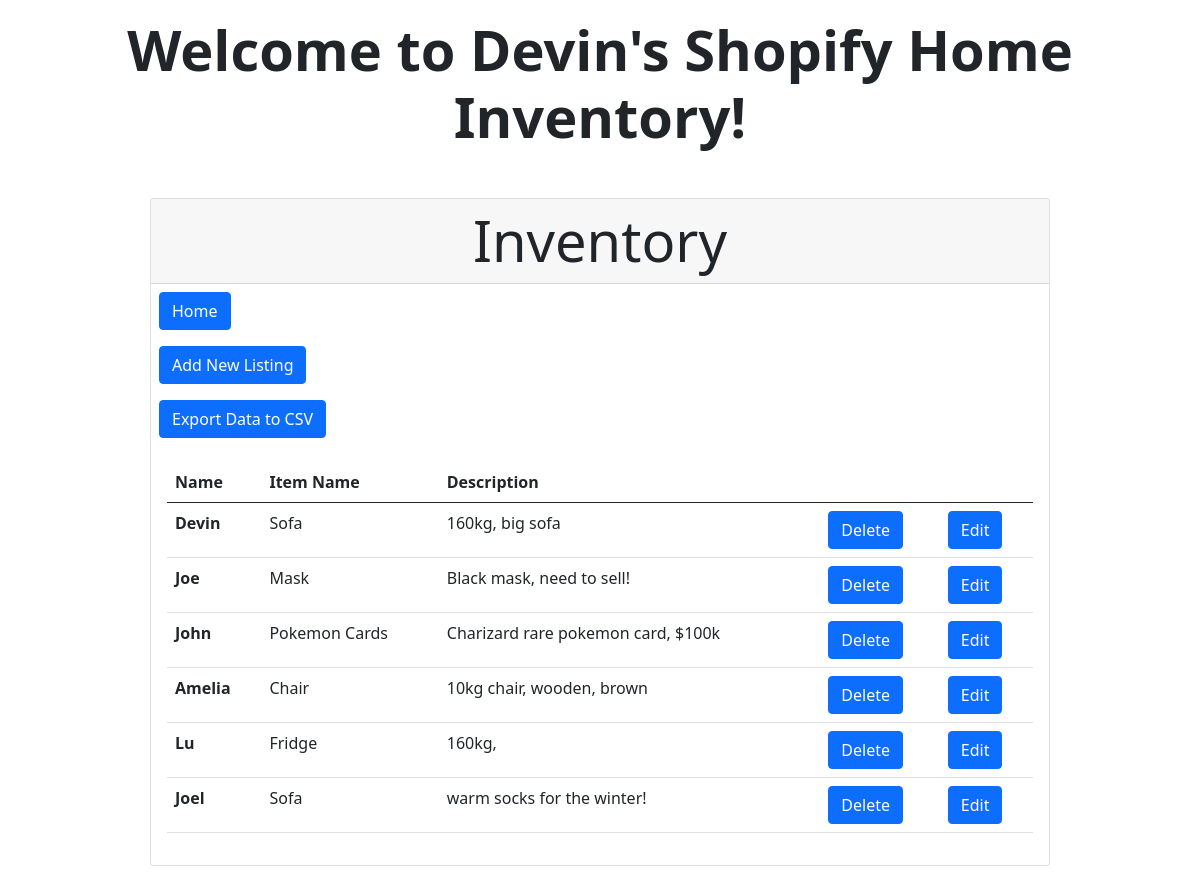
Page /listings on the earlier database version.
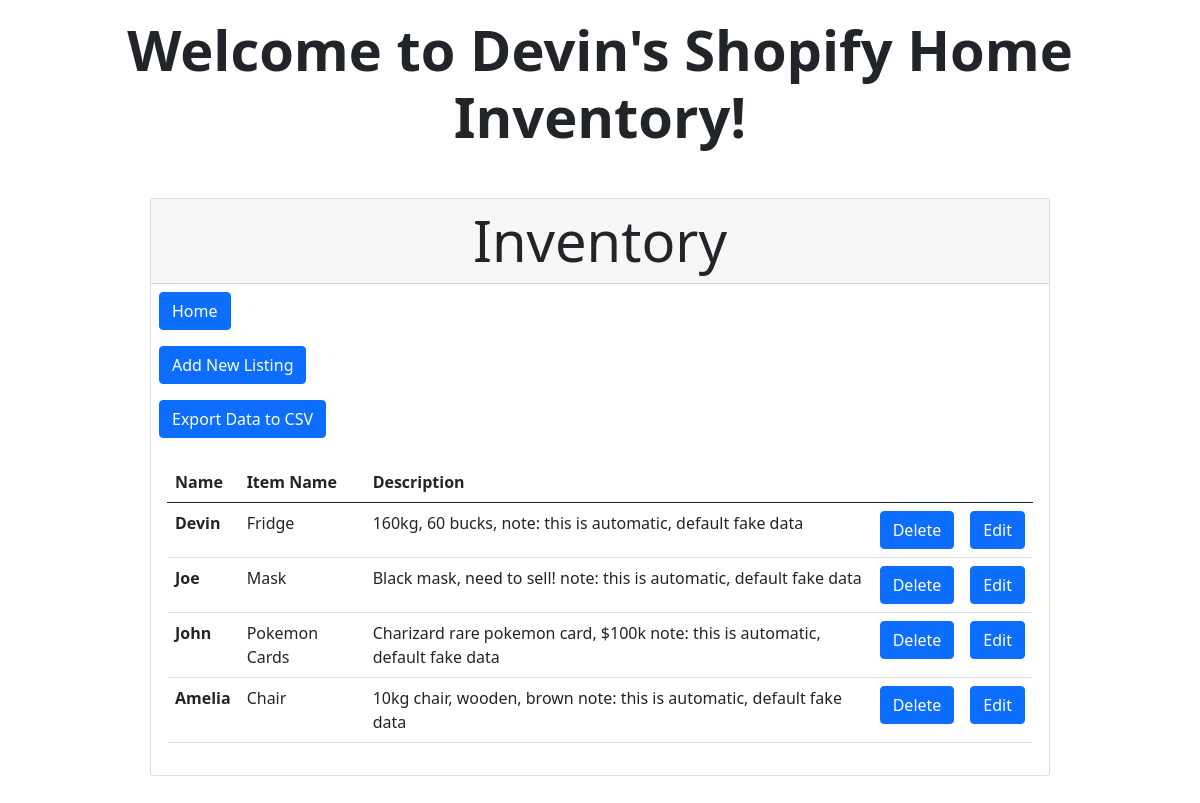
Same page on the later database version.
### website/models.py (models this page shows, shortened)
class Item(db.Model):
    name = db.Column(db.String(26), primary_key=True)
    description = db.Column(db.String(160), nullable=False)
    item_name = db.Column(db.String(50), nullable=False)

### website/views.py (the view)
@views.route('/listings')
def listings():
    items = Item.query.all()
    context = {
        "inventory": items
    }
    return render_template("listings.html", context=context)

### website/templates/listings.html
{% extends "base.html" %}
{% block content %}
<div class="card mx-auto w-75 my-5">
    <h1 class="card-header card-title text-center display-4">Inventory</h1>
    <a href="/"><button type="button" class="btn btn-primary m-2">Home</button></a>
    <a href="/new-listing"><button type="button" class="btn btn-primary m-2">Add New Listing</button></a>
    <a href="/export"><button type="button" class="btn btn-primary m-2">Export Data to CSV</button></a>
    <div class="card-body">
        <table class="table table-hover table-responsive">
        <thead>
            <tr>
            <th scope="col">Name</th>
            <th scope="col">Item Name</th>
            <th scope="col">Description</th>
            <th></th>
            <th></th>
            </tr>
        </thead>
        <tbody>
            {% for item in context.inventory %}
                <tr>
                    <th scope="row">{{item.name}}</th>
                    <td>{{item.item_name}}</td>
                    <td>{{item.description}}</td>
                    <td>
                        <a href="/delete/{{item.name}}"><button type="button" class="btn btn-primary">Delete</button></a>
                    </td>
                    <td>
                        <a href="/update/{{item.name}}"><button type="button" class="btn btn-primary">Edit</button></a>
                    </td>
                </tr>
            {% endfor %}
        </tbody>
        </table>
    </div>
</div>
{% endblock %}

### website/templates/base.html (shortened to what this page needs)
<!doctype html>
<html>
    <head>
        {% block head %}
        <link href="https://cdn.jsdelivr.net/npm/bootstrap@5.0.2/dist/css/bootstrap.min.css" rel="stylesheet">
        <link rel="stylesheet" href="https://cdn.jsdelivr.net/npm/bootstrap-icons@1.5.0/font/bootstrap-icons.css">
        {% endblock %}
    </head>
    <body>
        <div class="text-center fw-bold display-4 my-3">Welcome to Devin's Shopify Home Inventory!</div>
        {% block content %}
        {% endblock %}
    </body>
</html>

Differences in the rows shown:
removed Item: name "Lu", item_name "Fridge", description "160kg,"
removed Item: name "Joel", item_name "Sofa", description "warm socks for the winter!"
changed Item "Devin": item_name "Sofa" → "Fridge"; description "160kg, big sofa" → "160kg, 60 bucks, note: this is automatic, default fake data"
changed Item "Joe": description "Black mask, need to sell!" → "Black mask, need to sell! note: this is automatic, default fake data"
changed Item "John": description "Charizard rare pokemon card, $100k" → "Charizard rare pokemon card, $100k note: this is automatic, default fake data"
changed Item "Amelia": description "10kg chair, wooden, brown" → "10kg chair, wooden, brown note: this is automatic, default fake data"
